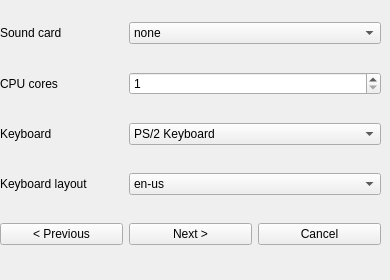
     <widget class="QWidget" name="page_25">
      <widget class="QWidget" name="gridLayoutWidget_24">
       <property name="geometry">
        <rect>
         <x>0</x>
         <y>0</y>
         <width>381</width>
         <height>271</height>
        </rect>
       </property>
       <layout class="QGridLayout" name="gridLayout_24">
        <item row="3" column="0">
         <widget class="QLabel" name="label_66">
          <property name="text">
           <string>Keyboard layout</string>
          </property>
         </widget>
        </item>
        <item row="4" column="1">
         <widget class="QPushButton" name="pushButton_74">
          <property name="text">
           <string>Next &gt;</string>
          </property>
         </widget>
        </item>
        <item row="4" column="2">
         <widget class="QPushButton" name="pushButton_75">
          <property name="text">
           <string>Cancel</string>
          </property>
         </widget>
        </item>
        <item row="4" column="0">
         <widget class="QPushButton" name="pushButton_76">
          <property name="text">
           <string>&lt; Previous</string>
          </property>
         </widget>
        </item>
        <item row="1" column="0">
         <widget class="QLabel" name="label_67">
          <property name="text">
           <string>CPU cores</string>
          </property>
         </widget>
        </item>
        <item row="2" column="0">
         <widget class="QLabel" name="label_68">
          <property name="text">
           <string>Keyboard</string>
          </property>
         </widget>
        </item>
        <item row="0" column="0">
         <widget class="QLabel" name="label_69">
          <property name="text">
           <string>Sound card</string>
          </property>
         </widget>
        </item>
        <item row="0" column="1" colspan="2">
         <widget class="QComboBox" name="comboBox_39">
          <item>
           <property name="text">
            <string>none</string>
           </property>
          </item>
          <item>
           <property name="text">
            <string>sb16</string>
           </property>
          </item>
          <item>
           <property name="text">
            <string>pcspk</string>
           </property>
          </item>
          <item>
           <property name="text">
            <string>intel-hda</string>
           </property>
          </item>
          <item>
           <property name="text">
            <string>gus</string>
           </property>
          </item>
          <item>
           <property name="text">
            <string>ES1370</string>
           </property>
          </item>
          <item>
           <property name="text">
            <string>cs4231a</string>
           </property>
          </item>
          <item>
           <property name="text">
            <string>adlib</string>
           </property>
          </item>
          <item>
           <property name="text">
            <string>AC97</string>
           </property>
          </item>
         </widget>
        </item>
        <item row="1" column="1" colspan="2">
         <widget class="QSpinBox" name="spinBox_16">
          <property name="minimum">
           <number>1</number>
          </property>
          <property name="maximum">
           <number>8</number>
          </property>
         </widget>
        </item>
        <item row="2" column="1" colspan="2">
         <widget class="QComboBox" name="comboBox_40">
          <item>
           <property name="text">
            <string>PS/2 Keyboard</string>
           </property>
          </item>
          <item>
           <property name="text">
            <string>USB Keyboard</string>
           </property>
          </item>
         </widget>
        </item>
        <item row="3" column="1" colspan="2">
         <widget class="QComboBox" name="comboBox_41">
          <item>
           <property name="text">
            <string>en-us</string>
           </property>
          </item>
          <item>
           <property name="text">
            <string>en-gb</string>
           </property>
          </item>
          <item>
           <property name="text">
            <string>de</string>
           </property>
          </item>
          <item>
           <property name="text">
            <string>fr</string>
           </property>
          </item>
          <item>
           <property name="text">
            <string>ja</string>
           </property>
          </item>
          <item>
           <property name="text">
            <string>ru</string>
           </property>
          </item>
          <item>
           <property name="text">
            <string>pl</string>
           </property>
          </item>
          <item>
           <property name="text">
            <string>is</string>
           </property>
          </item>
          <item>
           <property name="text">
            <string>es</string>
           </property>
          </item>
          <item>
           <property name="text">
            <string>pt</string>
           </property>
          </item>
          <item>
           <property name="text">
            <string>fi</string>
           </property>
          </item>
          <item>
           <property name="text">
            <string>it</string>
           </property>
          </item>
         </widget>
        </item>
       </layout>
      </widget>
     </widget>
